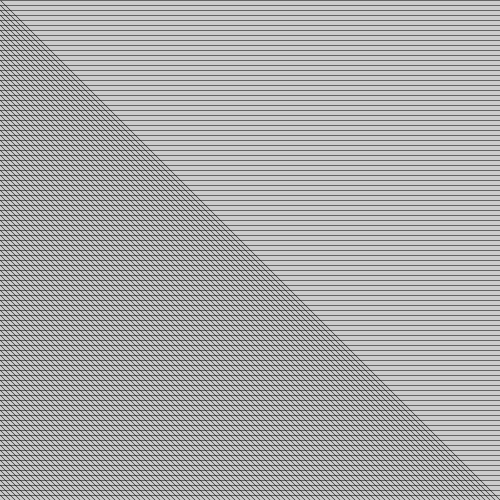
Frame 1 (no input)
Frame 60 (the mouse pressed at the canvas centre just before this capture): identical to frame 1, image omitted
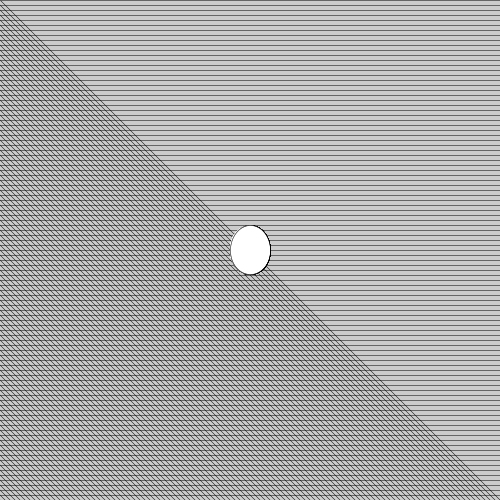
Frame 120 (the mouse held since frame 60 and released just before this capture)

The Processing sketch that drew these frames (run headless with seeded random() and noise(); from frame 60 on, the mouse is pressed at the canvas centre):

// Processing sketch: processing_6246
// ── processing_6246.pde

void setup() {
  size(500, 500);


  int y = 0; // Vertical location of each line
  int x = 0; // Initial horizontal location for first line
  int x2 = 0;
  int y2 = 0;
  int spacing = 5; // How far apart is each line
  int len = 500; // Length of each line
  int speed = 1;

  int endLegs = 500;


  strokeWeight(0.5);
  while (x <= endLegs) {
    line(x-len, y, x, y+len);
    x = x + spacing;
  }
  strokeWeight(0.5);
  while (y2 <= endLegs) {
    line(x2+len, y2, x2, y2);
    y2 = y2 + spacing;
  }

}

void draw() {
  int x = 0;
  if (mousePressed == true) {
    if((mouseY <= mouseX) && (mouseX >= mouseY)) {
      fill(255);
      ellipse(mouseX, mouseY, 40, 49); 
    }
    else { 
      fill(0);
      ellipse(mouseX, mouseY, 40, 49);
    }
  } 


}
